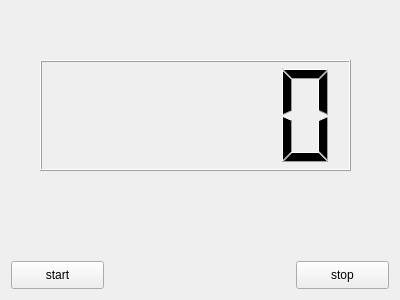
<?xml version="1.0" encoding="UTF-8"?>
<ui version="4.0">
 <class>Widget</class>
 <widget class="QWidget" name="Widget">
  <property name="geometry">
   <rect>
    <x>0</x>
    <y>0</y>
    <width>400</width>
    <height>300</height>
   </rect>
  </property>
  <property name="windowTitle">
   <string>Widget</string>
  </property>
  <widget class="QLCDNumber" name="lcdNumber">
   <property name="geometry">
    <rect>
     <x>40</x>
     <y>60</y>
     <width>311</width>
     <height>111</height>
    </rect>
   </property>
  </widget>
  <widget class="QPushButton" name="ButtonStart">
   <property name="geometry">
    <rect>
     <x>11</x>
     <y>261</y>
     <width>93</width>
     <height>28</height>
    </rect>
   </property>
   <property name="text">
    <string>start</string>
   </property>
  </widget>
  <widget class="QPushButton" name="ButtonStop">
   <property name="geometry">
    <rect>
     <x>296</x>
     <y>261</y>
     <width>93</width>
     <height>28</height>
    </rect>
   </property>
   <property name="text">
    <string>stop</string>
   </property>
  </widget>
 </widget>
 <layoutdefault spacing="6" margin="11"/>
 <resources/>
 <connections/>
</ui>
